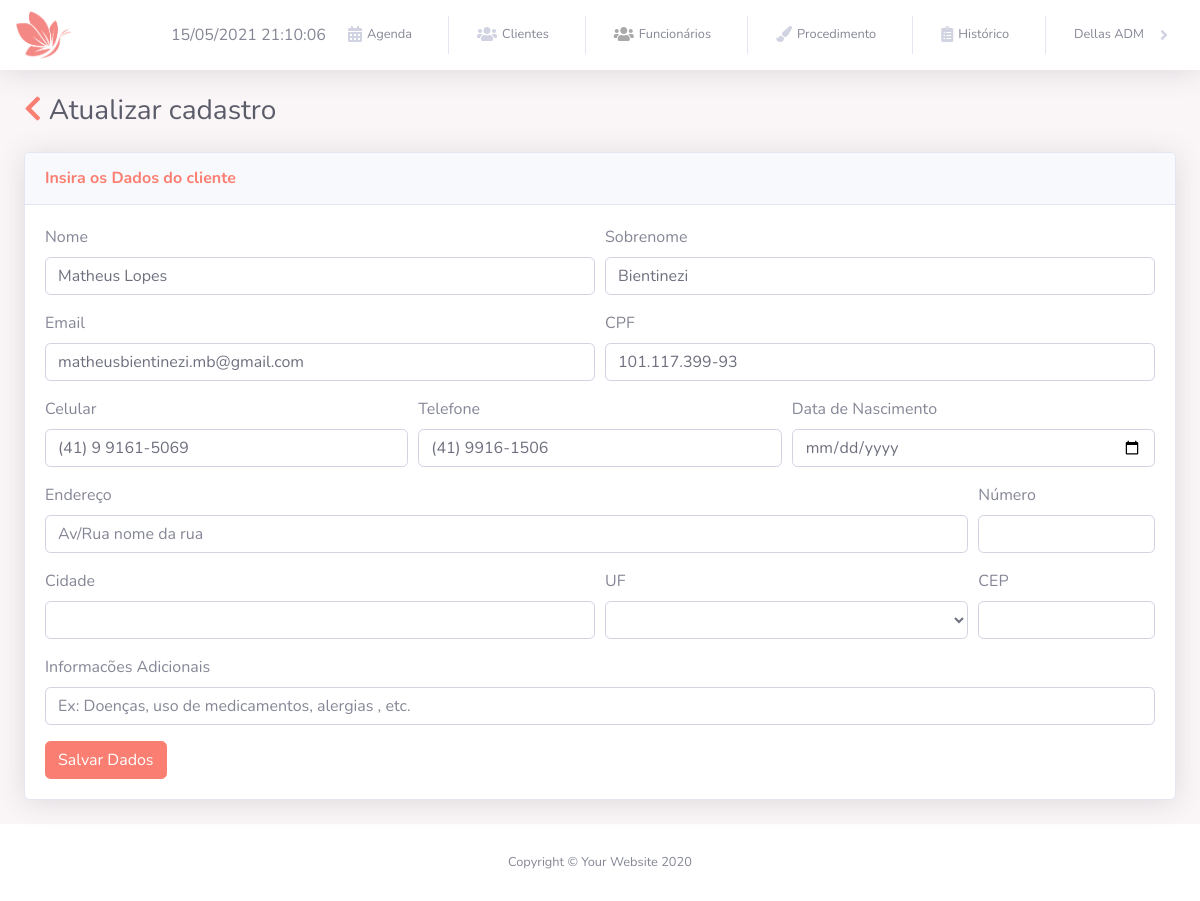
Page /perfilcliente.php?id_editar_cliente=54 (signed in) on the committed database.
### tables this page shows
CREATE TABLE IF NOT EXISTS `cliente` (
  `id` int(11) NOT NULL AUTO_INCREMENT,
  `nome` varchar(100) DEFAULT NULL,
  `sobrenome` varchar(100) DEFAULT NULL,
  `email` varchar(255) DEFAULT NULL,
  `cpf` varchar(50) DEFAULT NULL,
  `celular` varchar(30) DEFAULT NULL,
  `telefone` varchar(30) DEFAULT NULL,
  `datanascimento` date DEFAULT NULL,
  `endereco` varchar(100) DEFAULT NULL,
  `numero` varchar(50) DEFAULT NULL,
  `cidade` varchar(100) DEFAULT NULL,
  `uf` varchar(100) DEFAULT NULL,
  `cep` varchar(100) DEFAULT NULL,
  `informacoesadicionais` varchar(300) DEFAULT NULL,
  `data_cadastro` timestamp NULL DEFAULT current_timestamp(),
  `status` enum('A','I') DEFAULT NULL,
  PRIMARY KEY (`id`)
);

### perfilcliente.php (the view, shortened to what this page needs)
<?php
include 'navbar.php';
    if(isset($_GET['id_editar_cliente'])){
        $sql = $pdo->prepare("SELECT * FROM cliente WHERE id =?");
        $sql->execute(array($_GET['id_editar_cliente']));
        $result = $sql->fetch(PDO::FETCH_ASSOC);
        }
?>
<!DOCTYPE html>
<html>
<head>
    <link href="vendor/fontawesome-free/css/all.min.css" rel="stylesheet" type="text/css">
    <link href="css/sb-admin-2.min.css" rel="stylesheet">
</head>
<body id="page-top">
    <div class="container-fluid">
        <h1 class="h3 mb-4 text-gray-800"><a href="JavaScript: window.history.back();"><i class="fas fa-chevron-left"></i></a> Atualizar cadastro</h1>
        <div class="row">
            <div class="col-lg-12">
                <div class="card shadow mb-4">
                    <div class="card-header py-3">
                        <h6 class="m-0 font-weight-bold text-primary">Insira os Dados do cliente</h6>
                    </div>
                    <div class="card-body">
                        <form method="post">
                            <div class="form-row">
                                <div class="form-group col-md-6">
                                    <label for="inputEmail4">Nome</label>
                                    <input type="text" value="<?php echo $result['nome'];?>" name="nome" class="form-control" id="nome" required>
                                </div>
                                <div class="form-group col-md-6">
                                    <label for="inputPassword4">Sobrenome</label>
                                    <input type="text" value="<?php echo $result['sobrenome'];?>" name="sobrenome" class="form-control" id="sobrenome" required>
                                </div>
                            </div>
                            <div class="form-row">
                                <div class="form-group col-md-6">
                                    <label for="inputEmail4">Email</label>
                                    <input type="email" value="<?php echo $result['email'];?>" name="email" class="form-control" id="email" placeholder="exemplo@gmail.com">
                                </div>
                                <div class="form-group col-md-6">
                                    <label for="cpf">CPF</label>
                                    <input type="text" value="<?php echo $result['cpf'];?>" name="cpf" class="form-control" id="cpf" placeholder="">
                                </div>
                            </div>
                            <div class="form-row">
                                <div class="form-group col-md-4">
                                    <label for="txttelefone">Celular</label>
                                    <input type="text" value="<?php echo $result['celular'];?>" name="celular" placeholder="(00) 00000-0000" class="form-control" id="celular" pattern="\([0-9]{2}\)[\s][0-9]{1}[\s][0-9]{4}-[0-9]{4}" />
                                </div>
                                <div class="form-group col-md-4">
                                    <label for="txttelefone">Telefone</label>
                                    <input type="text" value="<?php echo $result['telefone'];?>" name="telefone" placeholder="(00) 00000-0000" class="form-control" id="telefone" pattern="\([0-9]{2}\)[\s][0-9]{4}-[0-9]{4}" />
                                </div>
                                <div class="form-group col-md-4">
                                    <label for="inputPassword4">Data de Nascimento</label>
                                    <input type="date" value="<?php echo $result['datanascimento'];?>" name="datanascimento" class="form-control" id="datanascimento">
                                </div>
                            </div>
                            <div class="form-row">
                                <div class="form-group col-md-10">
                                    <label for="txttelefone">Endereço</label>
                                    <input type="text" value="<?php echo $result['endereco'];?>" name="endereco" placeholder="Av/Rua nome da rua" class="form-control" id="endereco" />
                                </div>
                                <div class="form-group col-md-2">
                                    <label for="txttelefone">Número</label>
                                    <input type="text" value="<?php echo $result['numero'];?>" name="numero" class="form-control" id="numero" />
                                </div>
                            </div>
                            <div class="form-row">
                                <div class="form-group col-md-6">
                                    <label for="inputCity">Cidade</label>
                                    <input type="text" value="<?php echo $result['cidade'];?>" name="cidade" class="form-control" id="cidade">
                                </div>
                                <div class="form-group col-md-4">
                                    <label for="inputState" name="uf">UF</label>
                                    <select type="text" id="uf" name="uf" class="form-control">
                                        <option selected><?php echo $result['uf'];?></option>
                                        <option>PR</option>
                                    </select>
                                </div>
                                <div class="form-group col-md-2">
                                    <label for="inputZip">CEP</label>
                                    <input type="text" value="<?php echo $result['cep'];?>" name="cep" class="form-control" id="cep" pattern="\[0-8]{5}-[0-8]{3}>">
                                </div>
                            </div>
                            <div class="form-group">
                                <label for="informacoesadicionais">Informacões Adicionais</label>
                                <input type="text" value="<?php echo $result['informacoesadicionais'];?>" name="informacoesadicionais" class="form-control" id="informacoesadicionais" placeholder="Ex: Doenças, uso de medicamentos, alergias , etc.">
                            </div>
                            <button type="button" name="salvardadoscliente" id="salvardadoscliente" class="btn btn-primary">Salvar Dados</button>
                        </form>
                    </div>
                </div>
            </div>
        </div>
    </div>
    <footer class="sticky-footer bg-white">
        <div class="container my-auto">
            <div class="copyright text-center my-auto">
                <span>Copyright &copy; Your Website 2020</span>
            </div>
        </div>
    </footer>
</body>
</html>

### css/style.css (style rules this page uses)
* { margin: 0; padding: 0; box-sizing: border-box; }

### rows in the picture
cliente: nome "Matheus Lopes", sobrenome "Bientinezi", email "matheusbientinezi.mb@gmail.com", cpf "101.117.399-93", celular "(41) 9 9161-5069", telefone "(41) 9916-1506"

### other values in the picture
$_SESSION['usuario'] "Dellas ADM"
